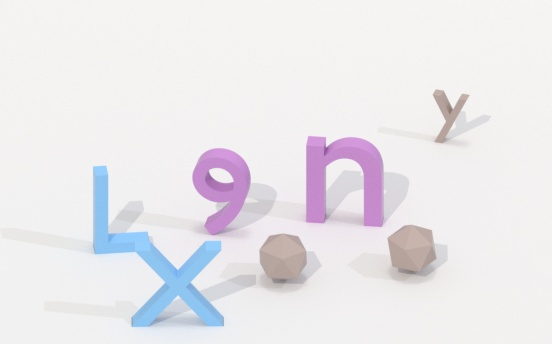
#> input picture output.jpg, 552 x 344 px
$ python ds2.py
#> lines starting #> are read from the running program, lines starting #| are printed output that depends on the picture; after the words box and inside, x2 and y2 are one past the last pixel; in counts of white or black regions, pixels touching at a corner belong together
import cv2
import numpy as np

def detect_similar_objects(image_path, threshold_area=500, threshold_similarity=0.8):
    # Load the image
#> called with image_path = 'output.jpg', threshold_area = 500, threshold_similarity = 0.8
    img = cv2.imread(image_path)
#> img is the input picture: shape (344, 552, 3); mean B, G, R 235.8, 232.3, 234.4

    # Convert the image to grayscale
    gray = cv2.cvtColor(img, cv2.COLOR_BGR2GRAY)
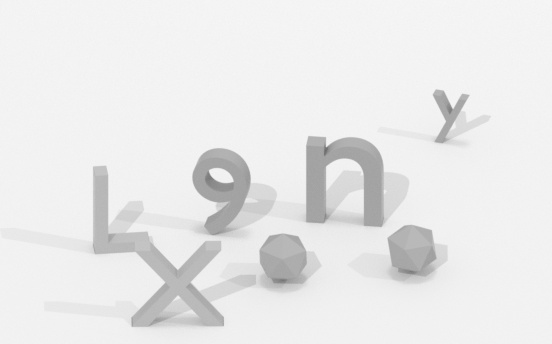
#> gray: shape (344, 552); min 106, max 248, mean 233.4

    # Apply adaptive thresholding to create a binary image
    # _, binary = cv2.threshold(gray, 200, 255, cv2.THRESH_BINARY_INV)
    _, binary = cv2.threshold(gray, 200, 255, cv2.THRESH_BINARY_INV)
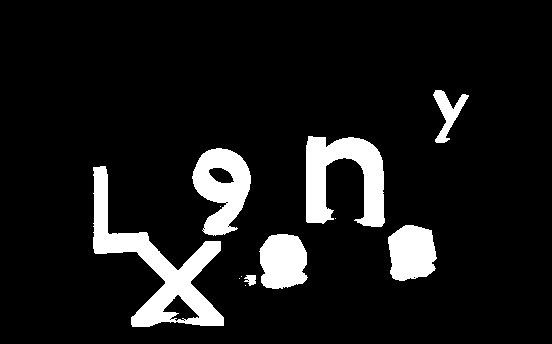
#> binary: shape (344, 552); 9.8% white; 12 white regions (5 under 20 px)

    # Find contours in the binary image
    contours, _ = cv2.findContours(binary, cv2.RETR_EXTERNAL, cv2.CHAIN_APPROX_SIMPLE)
#> contours = 12 contours, 5 with area under 20; largest, box (x1, y1, x2, y2) and area: (93, 166, 224, 327) 6074, (306, 136, 385, 227) 4016, (192, 148, 251, 236) 3254, (388, 225, 437, 281) 2110, (259, 234, 308, 289) 2108, (433, 90, 469, 143) 662, (244, 275, 256, 286) 72

    # Filter contours based on area
    filtered_contours = [contour for contour in contours if cv2.contourArea(contour) > threshold_area]
#> filtered_contours = 6 contours; box (x1, y1, x2, y2) and area: (93, 166, 224, 327) 6074, (306, 136, 385, 227) 4016, (192, 148, 251, 236) 3254, (388, 225, 437, 281) 2110, (259, 234, 308, 289) 2108, (433, 90, 469, 143) 662

    # Store the contours as arrays
    shape_arrays = []
    for contour in filtered_contours:
        contour_array = contour.squeeze(axis=1)  # Remove redundant axis
        shape_arrays.append(contour_array)
#> this loop made 6 passes
#> after the loop, shape_arrays = 6 items

    # Draw the filtered contours and add text numbers
    for i, contour in enumerate(filtered_contours):
        cv2.drawContours(img, [contour], -1, (0, 255, 0), 2)
        # Find the center of the contour
        M = cv2.moments(contour)
        cX = int(M["m10"] / M["m00"])
        cY = int(M["m01"] / M["m00"])
        # Add text number at the center
        cv2.putText(img, str(i+1), (cX, cY), cv2.FONT_HERSHEY_SIMPLEX, 0.7, (255, 255, 255), 2)
#> this loop made 6 passes
#> (cX, cY) on passes 1 to 6: (282, 261), (411, 252), (157, 269), (221, 186), (343, 177), (447, 112)
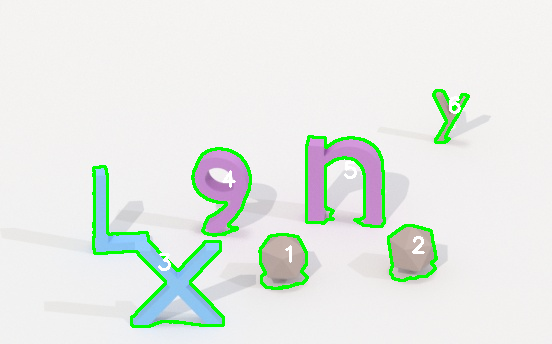
#> img: shape (344, 552, 3); 3.69% of pixels changed, all inside (x1, y1, x2, y2) = (92, 89, 470, 328)

    # Show the image with the detected contours and text numbers
    cv2.imshow('Similar Objects', img)
    cv2.waitKey(0)
    cv2.destroyAllWindows()

    return shape_arrays

def check_similarity(shape_arrays, threshold_similarity=0.55):
    similar_shapes = []
    for i in range(len(shape_arrays)):
        similar_indices = [i]
        for j in range(i + 1, len(shape_arrays)):
            if compare_shapes(shape_arrays[i], shape_arrays[j], threshold_similarity):
                similar_indices.append(j)
        if len(similar_indices) > 1:
            similar_shapes.append(similar_indices)
    return similar_shapes

def compare_shapes(shape1, shape2, threshold_similarity=0.25):
    similarity = cv2.matchShapes(shape1, shape2, cv2.CONTOURS_MATCH_I1, 0)
    return similarity < threshold_similarity

# Set the path to your image
image_path = 'output.jpg'

# Detect similar objects based on shape and get the contour arrays
contour_arrays = detect_similar_objects(image_path)
#> contour_arrays = 6 items

# Check similarity between shape arrays
similar_shapes = check_similarity(contour_arrays)
#> the loop in check_similarity, `for i in range(len(shape_arrays)):` made 6 passes
#> after the loop in check_similarity, `for i in range(len(shape_arrays)):`: similar_shapes = [[0, 1, 3], [1, 3]]
#> similar_shapes = [[0, 1, 3], [1, 3]]

# Write shape arrays to a file
file_path = 'shape_arrays.txt'
with open(file_path, 'w') as file:
    for i, shape_array in enumerate(contour_arrays):
        file.write(f"Shape {i+1}:\n")
        np.savetxt(file, shape_array, delimiter=',', fmt='%d')
        file.write('\n')

# Write similar shapes to a file
file_path = 'similar_shapes.txt'
with open(file_path, 'w') as file:
    for indices in similar_shapes:
        file.write('Similar Shapes: ')
        for index in indices:
            file.write(f'Shape {index + 1} ')
        file.write('\n')
#> this loop made 2 passes
